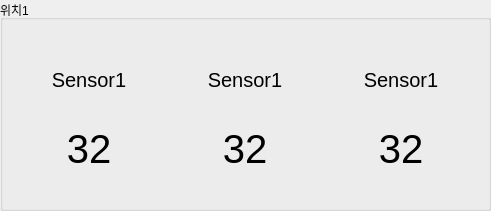
            <widget class="QGroupBox" name="groupBox_3">
             <property name="geometry">
              <rect>
               <x>10</x>
               <y>230</y>
               <width>491</width>
               <height>211</height>
              </rect>
             </property>
             <property name="styleSheet">
              <string notr="true"/>
             </property>
             <property name="title">
              <string>위치1</string>
             </property>
             <layout class="QGridLayout" name="gridLayout_29">
              <item row="1" column="1">
               <widget class="QWidget" name="widget_sensor_group1_9" native="true">
                <property name="sizePolicy">
                 <sizepolicy hsizetype="Fixed" vsizetype="Fixed">
                  <horstretch>0</horstretch>
                  <verstretch>0</verstretch>
                 </sizepolicy>
                </property>
                <property name="minimumSize">
                 <size>
                  <width>150</width>
                  <height>150</height>
                 </size>
                </property>
                <property name="maximumSize">
                 <size>
                  <width>150</width>
                  <height>150</height>
                 </size>
                </property>
                <property name="styleSheet">
                 <string notr="true">QWidget#widget_sensor_group1_1 {
    border-image: url(img_sensor_display.png);
    background-repeat: no-repeat;
    background-position: center;
    background-size: cover;
}</string>
                </property>
                <layout class="QGridLayout" name="gridLayout_31">
                 <item row="0" column="0">
                  <layout class="QVBoxLayout" name="verticalLayout_22">
                   <item>
                    <widget class="QLabel" name="label_18">
                     <property name="font">
                      <font>
                       <family>Arial</family>
                       <pointsize>15</pointsize>
                      </font>
                     </property>
                     <property name="text">
                      <string>Sensor1</string>
                     </property>
                     <property name="alignment">
                      <set>Qt::AlignCenter</set>
                     </property>
                    </widget>
                   </item>
                   <item>
                    <widget class="QLabel" name="label_48">
                     <property name="sizePolicy">
                      <sizepolicy hsizetype="Expanding" vsizetype="Preferred">
                       <horstretch>0</horstretch>
                       <verstretch>0</verstretch>
                      </sizepolicy>
                     </property>
                     <property name="font">
                      <font>
                       <family>Arial</family>
                       <pointsize>30</pointsize>
                      </font>
                     </property>
                     <property name="text">
                      <string>32</string>
                     </property>
                     <property name="alignment">
                      <set>Qt::AlignCenter</set>
                     </property>
                    </widget>
                   </item>
                  </layout>
                 </item>
                </layout>
               </widget>
              </item>
              <item row="1" column="0">
               <widget class="QWidget" name="widget_sensor_group1_10" native="true">
                <property name="sizePolicy">
                 <sizepolicy hsizetype="Fixed" vsizetype="Fixed">
                  <horstretch>0</horstretch>
                  <verstretch>0</verstretch>
                 </sizepolicy>
                </property>
                <property name="minimumSize">
                 <size>
                  <width>150</width>
                  <height>150</height>
                 </size>
                </property>
                <property name="styleSheet">
                 <string notr="true">QWidget#widget_sensor_group1_1 {
    border-image: url(img_sensor_display.png);
    background-repeat: no-repeat;
    background-position: center;
    background-size: cover;
}</string>
                </property>
                <layout class="QGridLayout" name="gridLayout_32">
                 <item row="0" column="0">
                  <layout class="QVBoxLayout" name="verticalLayout_23">
                   <item>
                    <widget class="QLabel" name="label_19">
                     <property name="font">
                      <font>
                       <family>Arial</family>
                       <pointsize>15</pointsize>
                      </font>
                     </property>
                     <property name="text">
                      <string>Sensor1</string>
                     </property>
                     <property name="alignment">
                      <set>Qt::AlignCenter</set>
                     </property>
                    </widget>
                   </item>
                   <item>
                    <widget class="QLabel" name="label_49">
                     <property name="sizePolicy">
                      <sizepolicy hsizetype="Expanding" vsizetype="Preferred">
                       <horstretch>0</horstretch>
                       <verstretch>0</verstretch>
                      </sizepolicy>
                     </property>
                     <property name="font">
                      <font>
                       <family>Arial</family>
                       <pointsize>30</pointsize>
                      </font>
                     </property>
                     <property name="text">
                      <string>32</string>
                     </property>
                     <property name="alignment">
                      <set>Qt::AlignCenter</set>
                     </property>
                    </widget>
                   </item>
                  </layout>
                 </item>
                </layout>
               </widget>
              </item>
              <item row="1" column="2">
               <widget class="QWidget" name="widget_sensor_group1_11" native="true">
                <property name="sizePolicy">
                 <sizepolicy hsizetype="Fixed" vsizetype="Fixed">
                  <horstretch>0</horstretch>
                  <verstretch>0</verstretch>
                 </sizepolicy>
                </property>
                <property name="minimumSize">
                 <size>
                  <width>150</width>
                  <height>150</height>
                 </size>
                </property>
                <property name="maximumSize">
                 <size>
                  <width>150</width>
                  <height>150</height>
                 </size>
                </property>
                <property name="styleSheet">
                 <string notr="true">QWidget#widget_sensor_group1_1 {
    border-image: url(img_sensor_display.png);
    background-repeat: no-repeat;
    background-position: center;
    background-size: cover;
}</string>
                </property>
                <layout class="QGridLayout" name="gridLayout_33">
                 <item row="0" column="0">
                  <layout class="QVBoxLayout" name="verticalLayout_24">
                   <item>
                    <widget class="QLabel" name="label_20">
                     <property name="font">
                      <font>
                       <family>Arial</family>
                       <pointsize>15</pointsize>
                      </font>
                     </property>
                     <property name="text">
                      <string>Sensor1</string>
                     </property>
                     <property name="alignment">
                      <set>Qt::AlignCenter</set>
                     </property>
                    </widget>
                   </item>
                   <item>
                    <widget class="QLabel" name="label_50">
                     <property name="sizePolicy">
                      <sizepolicy hsizetype="Expanding" vsizetype="Preferred">
                       <horstretch>0</horstretch>
                       <verstretch>0</verstretch>
                      </sizepolicy>
                     </property>
                     <property name="font">
                      <font>
                       <family>Arial</family>
                       <pointsize>30</pointsize>
                      </font>
                     </property>
                     <property name="text">
                      <string>32</string>
                     </property>
                     <property name="alignment">
                      <set>Qt::AlignCenter</set>
                     </property>
                    </widget>
                   </item>
                  </layout>
                 </item>
                </layout>
               </widget>
              </item>
             </layout>
            </widget>
